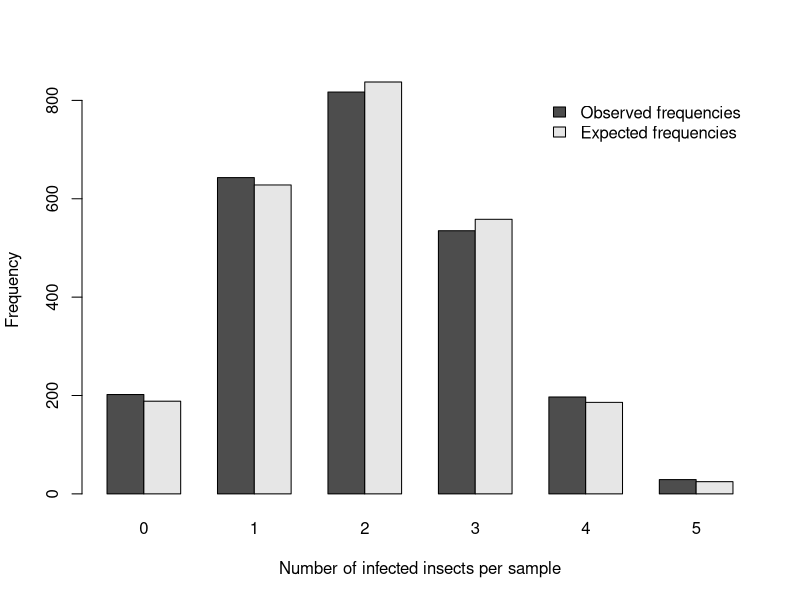
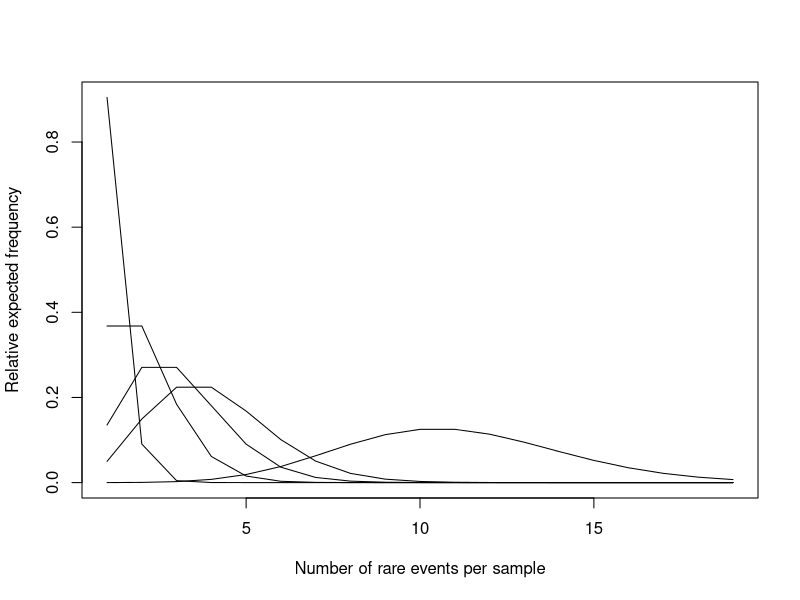

Write the R code that produced these figures, in order.
#Chapter 5 mostly covers the binomial and Poisson distributions, and briefly mentions hypergeometric, multinomial, negative binomial, and logarithmic.  

#Section 5.1
#This section talks about probability theory, unions, intersections, independence,
#conditional probability, and Bayes' theorem (which apparently will not be used in the rest of the book).

#Section 5.2: the binomial distribution
?Distributions #to see distributions available in 'stats'.
?dbinom #to see what you can do with binomial distribution in particular.

#Let's generate table 5.1 and figure 5.2 (bar graph side by side).
#The remaining tables in section 5.2 would use similar code.

#You can get the binomial coefficient equation 5.9 by hand using factorial() 
#For example on page 71 in table 5.1, they give an example of a sample of 5 containing 2 of the infected insects.
#to population a table with coefficients and powers of p and q (columns 3 and 4 in table)
factorial(5)/(factorial(2)*factorial(5-2))
#Yes, this gives us 10 just like in table 5.1, column 2, for 2 infected insects.

#You can do this more simply using the choose() function.
#Beware the different use of k in the R function versus the book.
choose(n=5, #n is the size of the sample.  "k" in book.
       k=2) #k is the place in the coefficient, starting at 0 (number infected, number whatever); "Y" in book.

#To get the values in column 3 and 4 of table 5.1, except for the power of 0, which is 1 and not calculated here.
poly(0.4, degree=5, raw=T)
poly(0.6, degree=5, raw=T)
#You will note taht the numbers for 0.6 (powers of q) are reversed in column 4.
#When you note that the number of uninfected insects per sample will be just opposite of infected insects (in column 1)
#this makes more sense.

#To get the relative expected frequencies (column 5), use dbinom and pbinom.
#http://www.r-tutor.com/elementary-statistics/probability-distributions/binomial-distribution

(rel.expected.freq<-dbinom(c(0,1,2,3,4,5), size=5, prob=0.4))
#density is book's relative frequencies.
(pbinom(c(0,1,2,3,4,5), size=5, prob=0.4))
#to contrast, this adds up the densities/relative frequencies.

#To get column 6, the absolute expected frequencies, multiply rel.expected.freq by the actual sample size.
(abs.expected.freq<-2423*rel.expected.freq)

#Now we'll use the abs.expected.freq plus the observed frequencies together to make a side-by-side barplot.
obs.freq<-c(202,
            643,
            817,
            535,
            197,
            29)

infected.freq<-rbind(obs.freq,
                 abs.expected.freq)
colnames(infected.freq)<-0:5
rownames(infected.freq)<-c("Observed frequencies",
                           "Expected frequencies")
#Adding colnames and rownames gives the proper legend and x axis labels in the plot.

#If you want to make a side-by-side barplot,
#you need adjacent columns, the barplot() function,
#and to specify beside=TRUE.
barplot(infected.freq,
        beside = TRUE,
        ylab="Frequency",
        xlab="Number of infected insects per sample",
        axes=TRUE,
        legend.text = TRUE,
        args.legend=c(bty="n"))

#Section 5.3: the Poisson distribution
?Distributions #Let's look in help again to find the Poisson distribution.
?dpois #We can see that R does similar calculations for Poisson in addition to the binomial distribution.

#To get column 3 (expected absolute frequencies) in table 5.5,
#there is the recursion formula given in equations 5.11 and 5.12.
#5.12 is for calculations with sample means to get the relative expected frequency,
#and in the text below it notes what term to add to get the absolute ones given in column 3 of table 5.5

abs.expected.freq.pois<-400*dpois(c(0:9),
                                  lambda=1.8,
                                  log=FALSE)

#I also want to do equation 5.12 manually for relative expected frequencies.
#This is not normally needed because R does it so nicely with the base stats function dpois().

#Some reading:
#http://stackoverflow.com/questions/5273857/are-recursive-functions-used-in-r
#this one has a simple one for factorials that makes it clearest to me:
#http://www.programiz.com/r-programming/recursion

rel.exp.freq.pois<-function(samplemean, i) {
  if (i==0) return (exp(-samplemean))
  else      return (rel.exp.freq.pois(samplemean,
                                      i-1)*(samplemean/i))
}

#To get absolute frequencies, multiply by 400.
#For one example:
400*rel.exp.freq.pois(1.8, 1)

#To get all the frequencies at once, use lapply.
rel.freq.pois<-unlist(lapply(c(0:9),
                                     rel.exp.freq.pois,
                                     samplemean=1.8))
(abs.freq.pois<-400*rel.freq.pois)

#On page 82, they show how to calculate the coefficient of dispersion.  Here is a function that will do it.
coefficient.of.dispersion<-function(data) {
  var(data)/mean(data)
}
#You can input any set of data here and get the coefficient of dispersion.

#Figure 5.3 shows Poisson distributions with different means.
#We can make this with the dpois() function generating y data.
#Oddly, to add the extra lines, it is easiest to use points() with 
#type="l" (for lines).
plot(dpois(c(0:18),
      lambda=0.1,
      log=FALSE),
     type="l",
     ylab="Relative expected frequency",
     xlab="Number of rare events per sample")
points(dpois(c(0:18),
           lambda=1,
           log=FALSE),
       type="l")
points(dpois(c(0:18),
             lambda=2,
             log=FALSE),
       type="l")
points(dpois(c(0:18),
             lambda=3,
             log=FALSE),
       type="l")
points(dpois(c(0:18),
             lambda=10,
             log=FALSE),
       type="l")

#The remaining tables and examples in this section do not add anything new to code.